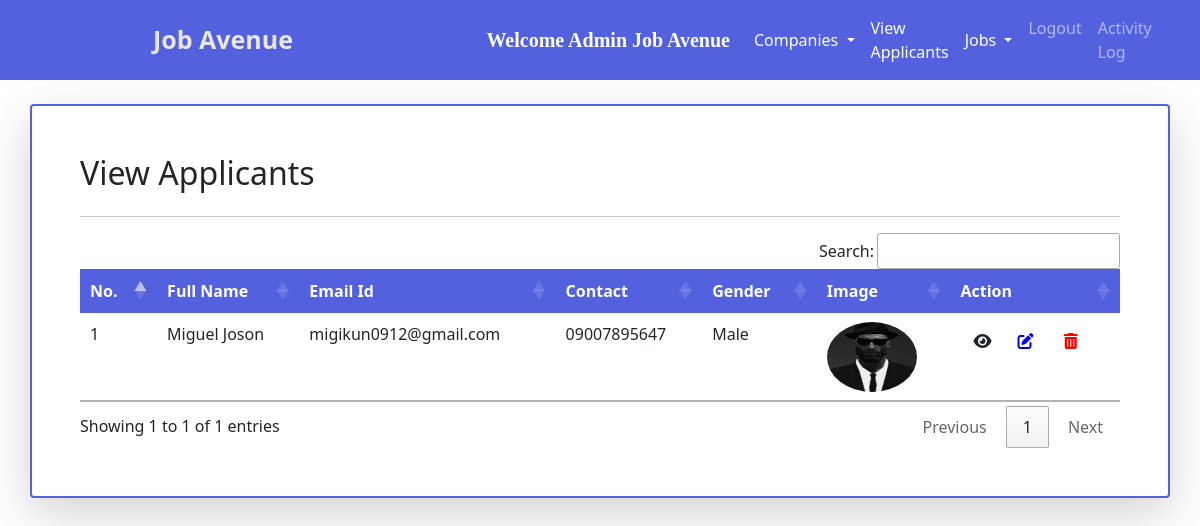
The page /view_applicants/ (signed in) on the database its author committed.
### jobs/models.py (models this page shows, shortened)
class Applicant(models.Model):
    user = models.ForeignKey(User, on_delete=models.CASCADE)
    phone = models.CharField(max_length=10)
    image = models.ImageField(upload_to="")
    gender = models.CharField(max_length=10,choices=GENDER_CHOICES,default="MALE")
    type = models.CharField(max_length=15)

### jobs/views.py (the view)
# urls.py: path("view_applicants/", views.view_applicants, name="view_applicants"),
def view_applicants(request):
    if not request.user.is_authenticated:
        return redirect("/user_login")
    applicants = Applicant.objects.all()
    return render(request, "view_applicants.html", {'applicants':applicants})

### jobs/templates/view_applicants.html (shortened to what this page needs)
{% extends 'admin_navbar.html' %}
{% block view_applicants %} active {% endblock %}
{% block body %}
{% load static %}
<link href="{% static 'fontawesomefree/css/fontawesome.css' %}" rel="stylesheet" type="text/css">
<link href="{% static 'fontawesomefree/css/brands.css' %}" rel="stylesheet" type="text/css">
<link href="{% static 'fontawesomefree/css/solid.css' %}" rel="stylesheet" type="text/css">
<div class="container mt-4 shadow-lg px-5 py-5 rounded " style="border:2px solid #5361df;">
    <div class="row">
        <div class="form-group col-md-6">
            <h2>View Applicants</h2>
        </div>
    </div>
    <hr>
<table class="table table-hover" id="example">
    <thead class="thead-light">
        <tr>
            <th>No.</th>
            <th>Full Name</th>
            <th>Email Id</th>
            <th>Contact</th>
            <th>Gender</th>
            <th>Image</th>
            <th>Action</th>
        </tr>
    </thead>
    <tbody>
        {% for applicant in applicants %}
        <tr>
            <td>{{forloop.counter}}</td>
            <td>{{applicant.user.get_full_name}}</td>
            <td>{{applicant.user.email}}</td>
            <td>{{applicant.phone}}</td>
            <td>{{applicant.gender}}</td>
            <td><img src="{{applicant.image.url}}" class="rounded-circle" width="90px" height="70px"></td>
            <td><a href="/applicant_info/{{applicant.user.id}}/" class="btn"><i
                class="fa-solid fa-eye"></i></a><a href="/edit_applicant/{{applicant.user.id}}/" class="btn"><i
                class="fa-solid fa-pen-to-square" style="color:blue;"></i></a>
                <a href="/delete_applicant/{{applicant.user.id}}/" class="btn" onclick="return confirm('Are you sure you want to delete this applicant?')"><i class="fa fa-trash" style="color: red;"></i></a></td>
        </tr>
        {% endfor %}
    </tbody>
</table>
</div>
{% endblock %}

### jobs/templates/admin_navbar.html (shortened to what this page needs)
<!doctype html>
<html lang="en">
<head>
  <link href="https://cdn.jsdelivr.net/npm/bootstrap@5.0.2/dist/css/bootstrap.min.css" rel="stylesheet"
>
    <link rel="stylesheet" href="https://cdnjs.cloudflare.com/ajax/libs/font-awesome/5.15.3/css/all.min.css">
  <link rel="stylesheet" href="https://cdn.datatables.net/1.10.25/css/jquery.dataTables.min.css">
  <link rel="stylesheet" href="https://cdn.datatables.net/buttons/1.7.1/css/buttons.dataTables.min.css">
</head>
<body>
  <nav class="navbar navbar-expand-lg navbar-dark">
    <a class="navbar-brand" href="/"><span class="head1" style="margin-left:153px;">Job Avenue</span></a>
    <div class="container w-50">
      <div class="collapse navbar-collapse pull-right" id="navbarSupportedContent">
        <a class="navbar-brand" style="font-weight: bold; font-family: 'Times New Roman', Times, serif;"
          href="#">Welcome {{request.user.get_full_name}}
        </a>
        <ul class="navbar-nav me-auto mb-2 mb-lg-0">
          <div class="collapse navbar-collapse" id="navbarNavDarkDropdown">
            <ul class="navbar-nav">
              <li class="nav-item dropdown">
                <a class="nav-link active dropdown-toggle" href="#" id="navbarDarkDropdownMenuLink" role="button"
                  data-bs-toggle="dropdown" aria-expanded="false">
                  Companies
                </a>
              </li>
            </ul>
          </div>
          <li class="nav-item">
            <a class="nav-link {% block view_applicants %} {% endblock %}" href="/view_applicants/">View Applicants</a>
          </li>
          <div class="collapse navbar-collapse" id="navbarNavDarkDropdown">
            <ul class="navbar-nav">
              <li class="nav-item dropdown">
                <a class="nav-link active dropdown-toggle" href="#" id="navbarDarkDropdownMenuLink" role="button"
                  data-bs-toggle="dropdown" aria-expanded="false">
                  Jobs
                </a>
              </li>
            </ul>
          </div>
          <li class="nav-item" id="nav-item">
            <a class="nav-link pointer">Logout</a>
          </li>
          <li class="nav-item" id="nav-item">
            <a class="nav-link" href="/activity_logs/">Activity Log</a>
          </li>
        </ul>
      </div>
    </div>
  </nav>
  {% block body %}
  {% endblock %}
</body>
</html>

### jobs/templates/admin_navbar.html (style rules this page uses)
.navbar { background-color: #5361df; }
.head1 { color: #e9e7e6; font-size: 25px; font-weight: bold; height: 50px; margin-left: 15px; }
.pull-right { float: right; margin-left: 20px; }
.pointer { cursor: pointer; }

### jobs/templates/view_applicants.html (style rules this page uses)
table { border-collapse: collapse; width: 100%; }
th, td { text-align: left; padding: 8px; }
thead { background-color: #5361df; }
th { color: white; margin-top:10px; }

### rows shown on the page
Applicant: user.get_full_name "Miguel Joson", user.email "migikun0912@gmail.com", phone "09007895647", gender "Male", image (picture)

### other values the page prints
{{ request.user.get_full_name }} "Admin Job Avenue"
